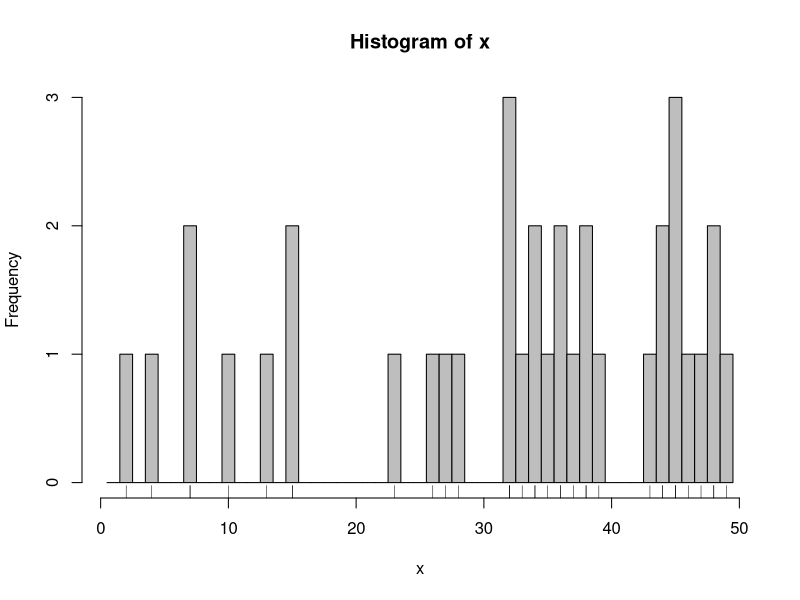

Reproduce this figure in R.


getLotto<-function(n=6,g=4){
	x<-NULL
	for(i in 1:n){
			
			r<-sort(c(sample(1:31,6-g),sample(32:49,g)))
			cat(r,"\n")
			x<-c(x,r)
	}
	hist(x,breaks=((0:49)+0.5),col="grey")
	rug(x)
}


getLotto()
